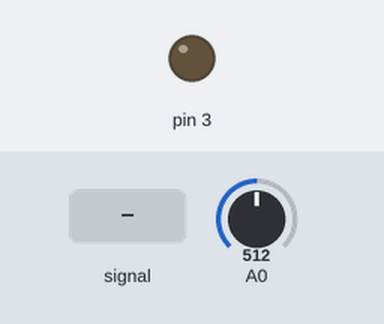
Simulated run of this sketch. Board: Arduino Uno, built with avr-gcc and run on an emulated ATmega328P. On the bench: output pins drawn as LEDs (lit = HIGH). The test bench sets the inputs (shaded band); at power-on: A0 = 512.

Above: at 1.2 s.
1.3 s: A0 fed a 200 Hz sine of ±460 counts around its level
At 2.5 s:
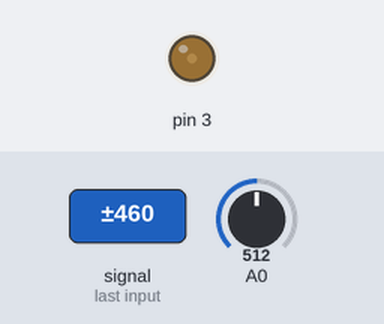
2.8 s: A0 set to 122
At 3.1 s:
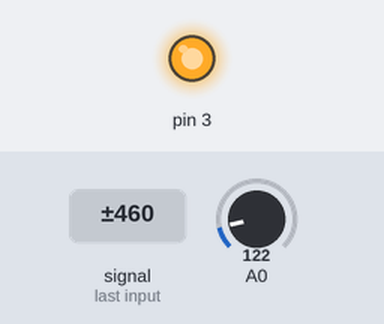
4.3 s: A0 set to 306
At 5.2 s:
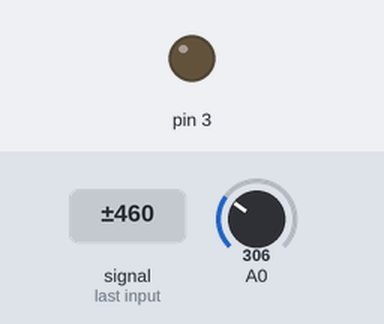
5.8 s: A0 set to 0
At 6.3 s:
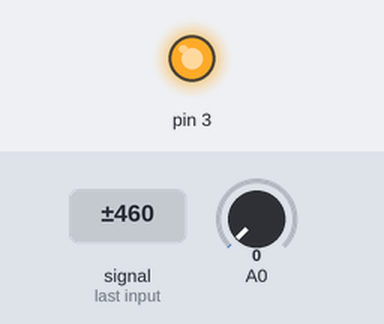
7.3 s: A0 set to 511
At 8.7 s:
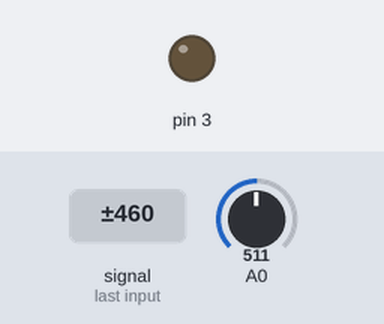
Timing chart, 0 to 9.8 s (numbered marks = the images above; inputs shaded):
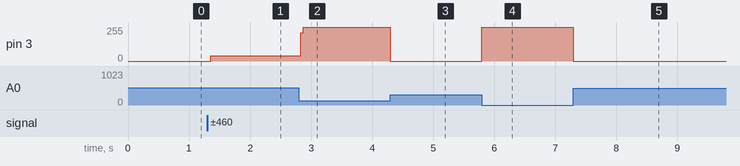

The sketch:

buck_boost.ino
```cpp
#define VOUT (4.0)
#define ADC_COUNT ((int) (VOUT/5.0*1023.0/5.0))
#define PGAIN (1)

int duty = 0;
int count = 0;
void setup() {
  pinMode(3, OUTPUT);
  Serial.begin(9600);
}

void loop() {
  int val = analogRead(0);
  /*if (count % 0xFFF == 0) {
    Serial.println(val);
    Serial.println(ADC_COUNT);
    Serial.println(duty);
    Serial.println(count);
    Serial.println();
  };*/
  duty += (ADC_COUNT - val) * PGAIN;
  if (duty < 0)
    duty = 0;
  if (duty > 1023)
    duty = 1023;
  analogWrite(3, duty);
  count++;
}
```

Measured:
- after the input at 1.3 s, pin 3: 0/255 → 40/255 after 0.05 s
- after the input at 2.8 s, pin 3: 40/255 → 255/255 at once
- after the input at 4.3 s, pin 3: 255/255 → 0/255 at once
- after the input at 5.8 s, pin 3: 0/255 → 255/255 at once
- after the input at 7.3 s, pin 3: 255/255 → 0/255 at once
